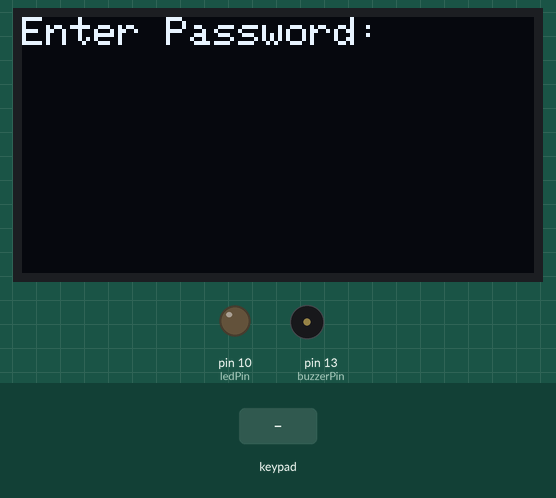
Recording of a sketch running on a simulated Arduino Uno, built with avr-gcc and run on an emulated ATmega328P. On the bench: 128×64 one-colour display, output pins drawn as LEDs (lit = HIGH), buzzer (waves = sounding). The inputs (shaded band) are chosen by the test bench. The display library's start-up logo is not drawn; what the sketch prints to the serial monitor is not drawn.

Above: at 2.8 s.
2.9 s: keypad keys 2 0 2 5 # pressed 0.4 s apart
At 5.9 s:
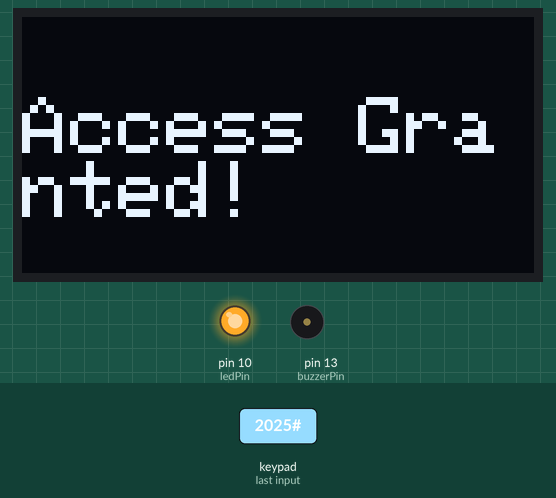
6.4 s: key '#' pressed
At 8.5 s:
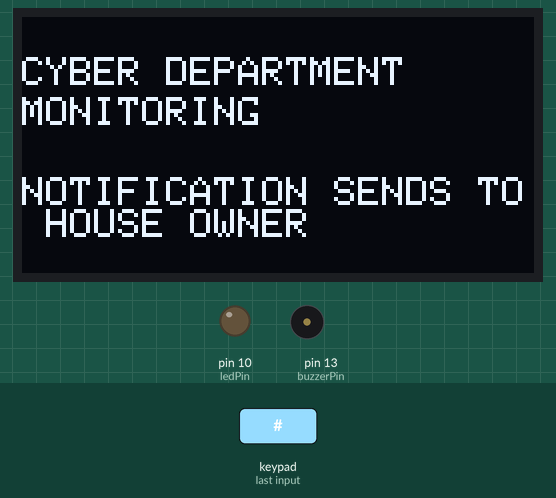
9.0 s: keypad keys 2 0 2 5 A pressed 0.4 s apart
At 13.84 s:
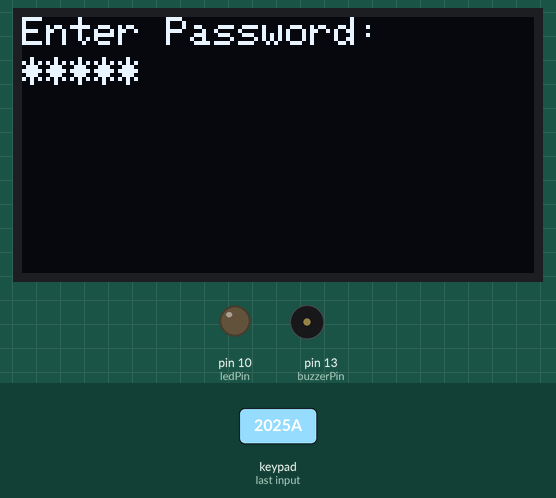
14.0 s: keypad keys 2 0 2 5 * pressed 0.4 s apart
At 17.0 s:
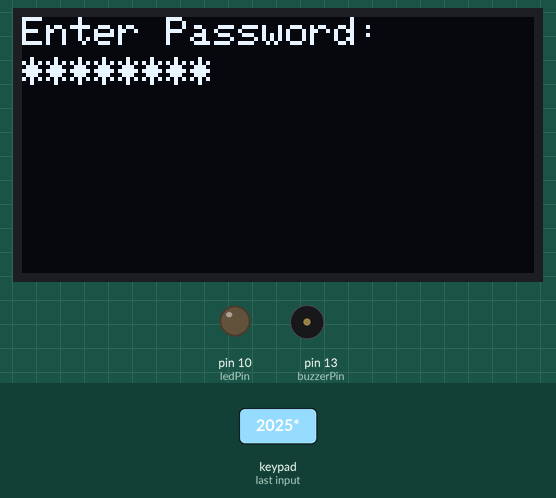
17.5 s: keypad keys 9 8 7 6 # pressed 0.4 s apart
At 19.28 s:
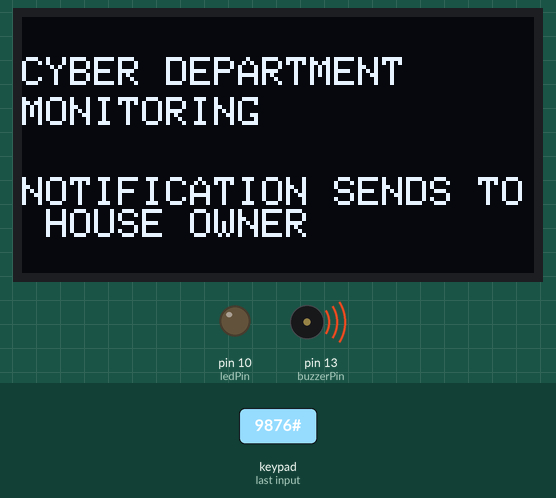
21.5 s: key 'B' pressed
Timing chart, 0 to 24.5 s (numbered marks = the images above; inputs shaded):
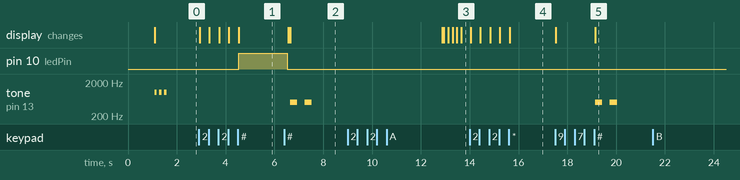

Measured:
- after the input at 2.9 s, pin 10 (ledPin): LOW → HIGH after 1.6 s; the display: first changes at once (image 1 shows a later state)
- after the input at 6.4 s, tone on pin 13 (buzzerPin): alternates 500 Hz for 0.30 s and silent for 0.30 s, 4 changes in all, then stays silent, starting after 0.24 s; the display: first differs from a run without the input after 0.24 s (image 2)
- after the input at 9.0 s, the display: first differs from a run without the input after 3.9 s (image 3 shows a later state)
- after the input at 14.0 s, the display: first changes at once (image 4 shows a later state)
- after the input at 17.5 s, tone on pin 13 (buzzerPin): alternates 500 Hz for 0.30 s and silent for 0.30 s, 4 changes in all, then stays silent, starting after 1.6 s; the display: first changes at once (image 5 shows a later state)

The sketch:

csssl.ino
```cpp
#include <Arduino.h>
#include <Wire.h>
#include <Adafruit_GFX.h>
#include <Adafruit_SSD1306.h>
#include <Keypad.h>
#include <RTClib.h>

#define SCREEN_WIDTH 128
#define SCREEN_HEIGHT 64
#define OLED_RESET -1
Adafruit_SSD1306 display(SCREEN_WIDTH, SCREEN_HEIGHT, &Wire, OLED_RESET);
RTC_DS3231 rtc;

const byte ROWS = 4;
const byte COLS = 4;

// Define the keypad key map
char keys[ROWS][COLS] = {
  {'1', '2', '3', 'A'},
  {'4', '5', '6', 'B'},
  {'7', '8', '9', 'C'},
  {'*', '0', '#', 'D'}
};

byte rowPins[ROWS] = {9, 8, 7, 6}; // Connect to the row pins of the keypad
byte colPins[COLS] = {5, 4, 3, 2}; // Connect to the column pins of the keypad

// Create the Keypad object
Keypad customKeypad = Keypad(makeKeymap(keys), rowPins, colPins, ROWS, COLS);

// Define the correct password
String correctPassword = "2025"; // Change this to your desired password

// Define the maximum password length
const int MAX_PASSWORD_LENGTH = 10;
char enteredPassword[MAX_PASSWORD_LENGTH];
byte passwordIndex = 0;

// Define LED and Buzzer pins
const int ledPin = 10;
const int buzzerPin = 13;

bool isBuzzerActive = false; // Flag to control buzzer state

void setup() {
  Serial.begin(9600);
  pinMode(ledPin, OUTPUT);
  pinMode(buzzerPin, OUTPUT);
  digitalWrite(ledPin, LOW); // Ensure LED is off initially
  digitalWrite(buzzerPin, LOW); // Ensure buzzer is off initially

  if (!rtc.begin()) {
    Serial.println("Couldn't find RTC");
    Serial.flush();
    while (1) delay(10);
  }

  // SSD1306 OLED display initialization
  if (!display.begin(SSD1306_SWITCHCAPVCC, 0x3C)) { // Address 0x3C for 128x64
    Serial.println(F("SSD1306 allocation failed"));
    for (;;); // Don't proceed, loop forever
  }
  display.display();
  delay(1000);
  display.clearDisplay();
  display.setTextSize(1);
  display.setTextColor(SSD1306_WHITE);
  display.setCursor(0, 0);
  display.println("Enter Password:");
  display.display();

  // Initial buzzer ring for system start (you can remove this if not desired)
  for (int i = 0; i < 3; i++) {
    tone(buzzerPin, 1000); // Play a tone
    delay(100);
    noTone(buzzerPin);    // Stop the tone
    delay(100);
  }
}

void loop() {
  char key = customKeypad.getKey();

  if (key) {
    Serial.println(key);

    if (key == '#') { // Use '#' as the enter key
      checkPassword();
      clearEnteredPassword();
      display.clearDisplay();
      display.setCursor(0, 0);
      display.println("Enter Password:");
      display.display();
    } else if (key == '*') { // Use '*' as the backspace/clear key (optional)
      if (passwordIndex > 0) {
        passwordIndex--;
        enteredPassword[passwordIndex] = '\0'; // Remove last character
        display.clearDisplay();
        display.setCursor(0, 0);
        display.println("Enter Password:");
        display.setCursor(0, 10);
        for (int i = 0; i < passwordIndex; i++) {
          display.print("*");
        }
        display.display();
      }
    } else if (passwordIndex < MAX_PASSWORD_LENGTH - 1) {
      enteredPassword[passwordIndex++] = key;
      enteredPassword[passwordIndex] = '\0'; // Null-terminate the string
      display.setCursor(0, 10);
      for (int i = 0; i < passwordIndex; i++) {
        display.print("*");
      }
      display.display();
    }
  }
}

void checkPassword() {
  if (String(enteredPassword) == correctPassword) {
    display.clearDisplay();
    display.setTextSize(2);
    display.setCursor(0, 20);
    display.println("Access Granted!");
    display.display();
    digitalWrite(ledPin, HIGH); // Turn on LED
    delay(2000);
    digitalWrite(ledPin, LOW);  // Turn off LED
    display.clearDisplay();
    display.setTextSize(1);
    display.setCursor(0, 0);
    display.println("Enter Password:");
    display.display();
    isBuzzerActive = false; // Ensure buzzer is off after correct password
  } else {
    display.clearDisplay();
    display.setTextSize(1);
    display.setCursor(0, 10);
    display.println("CYBER DEPARTMENT");
    display.setCursor(0, 20);
    display.println("MONITORING");
    display.setCursor(0, 40);
    display.println("NOTIFICATION SENDS TO HOUSE OWNER");
    display.display();

    // Activate buzzer sound for incorrect password
    for (int i = 0; i < 2; i++) {
      tone(buzzerPin, 500); // Play a tone
      delay(300);
      noTone(buzzerPin);    // Stop the tone
      delay(300);
    }
    isBuzzerActive = true; // Set flag that buzzer was active

    delay(5000); // Display the message for 5 seconds

    display.clearDisplay();
    display.setTextSize(1);
    display.setCursor(0, 0);
    display.println("Enter Password:");
    display.display();
  }
}

void clearEnteredPassword() {
  for (int i = 0; i < MAX_PASSWORD_LENGTH; i++) {
    enteredPassword[i] = '\0';
  }
  passwordIndex = 0;
}
```
